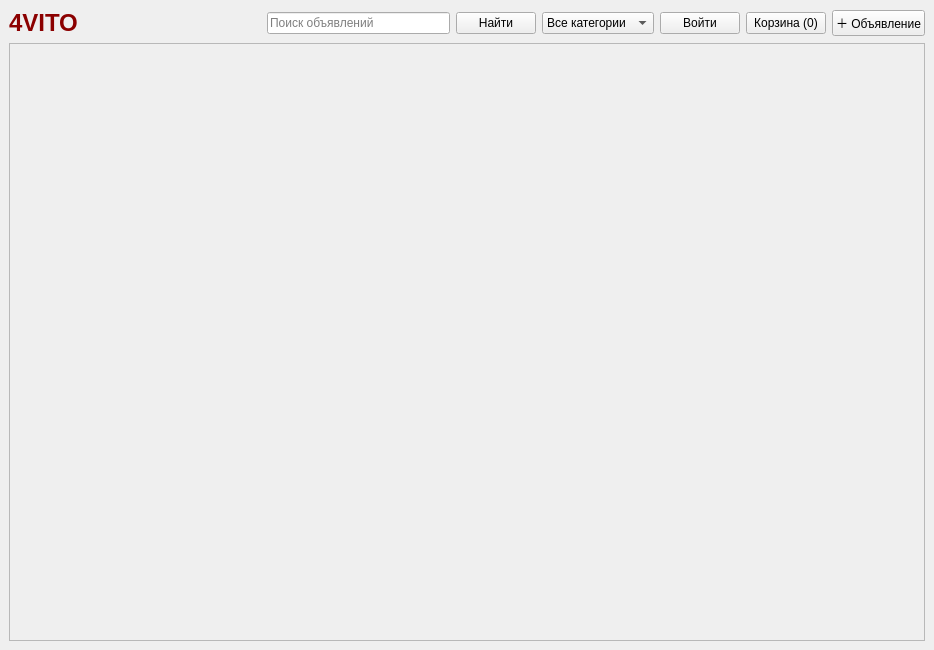
<?xml version="1.0" encoding="UTF-8"?>
<ui version="4.0">
 <class>MainWindow</class>
 <widget class="QMainWindow" name="MainWindow">
  <property name="geometry">
   <rect>
    <x>0</x>
    <y>0</y>
    <width>934</width>
    <height>650</height>
   </rect>
  </property>
  <property name="minimumSize">
   <size>
    <width>900</width>
    <height>650</height>
   </size>
  </property>
  <property name="windowTitle">
   <string>4VITO</string>
  </property>
  <widget class="QWidget" name="centralwidget">
   <layout class="QVBoxLayout" name="rootLayout">
    <item>
     <layout class="QHBoxLayout" name="headerLayout">
      <item>
       <widget class="QLabel" name="brandLabel">
        <property name="styleSheet">
         <string notr="true">font-size:24px;font-weight:bold;color:#8B0000</string>
        </property>
        <property name="text">
         <string>4VITO</string>
        </property>
       </widget>
      </item>
      <item>
       <spacer name="headerSpacer">
        <property name="orientation">
         <enum>Qt::Horizontal</enum>
        </property>
        <property name="sizeHint" stdset="0">
         <size>
          <width>30</width>
          <height>20</height>
         </size>
        </property>
       </spacer>
      </item>
      <item>
       <widget class="QLineEdit" name="searchEdit">
        <property name="placeholderText">
         <string>Поиск объявлений</string>
        </property>
       </widget>
      </item>
      <item>
       <widget class="QPushButton" name="searchButton">
        <property name="text">
         <string>Найти</string>
        </property>
       </widget>
      </item>
      <item>
       <widget class="QComboBox" name="categoryFilter">
        <item>
         <property name="text">
          <string>Все категории</string>
         </property>
        </item>
        <item>
         <property name="text">
          <string>Автомобили</string>
         </property>
        </item>
        <item>
         <property name="text">
          <string>Для дома</string>
         </property>
        </item>
        <item>
         <property name="text">
          <string>Электроника</string>
         </property>
        </item>
        <item>
         <property name="text">
          <string>Одежда</string>
         </property>
        </item>
        <item>
         <property name="text">
          <string>Хобби и спорт</string>
         </property>
        </item>
        <item>
         <property name="text">
          <string>Другое</string>
         </property>
        </item>
       </widget>
      </item>
      <item>
       <widget class="QPushButton" name="accountButton">
        <property name="text">
         <string>Войти</string>
        </property>
       </widget>
      </item>
      <item>
       <widget class="QPushButton" name="cartButton">
        <property name="text">
         <string>Корзина (0)</string>
        </property>
       </widget>
      </item>
      <item>
       <widget class="QPushButton" name="addAdButton">
        <property name="text">
         <string>＋ Объявление</string>
        </property>
       </widget>
      </item>
     </layout>
    </item>
    <item>
     <widget class="QScrollArea" name="adsScrollArea">
      <property name="widgetResizable">
       <bool>true</bool>
      </property>
      <widget class="QWidget" name="adsContainer">
       <property name="geometry">
        <rect>
         <x>0</x>
         <y>0</y>
         <width>910</width>
         <height>588</height>
        </rect>
       </property>
       <layout class="QGridLayout" name="adsGrid"/>
      </widget>
     </widget>
    </item>
   </layout>
  </widget>
 </widget>
 <resources/>
 <connections/>
</ui>
